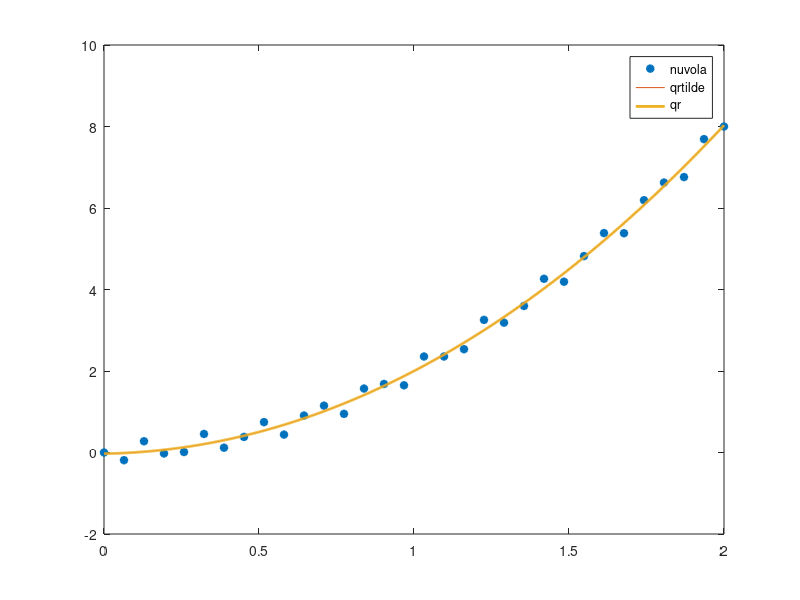

This chart was generated by the following MATLAB code: (Note: this script raises an error after producing the figure.)
clc
clear all
close all

%% ESERCIZIO 1
% Matrice di Vandermonde:
% M=[x(i)^n x(i)^n-1 ... x(i) 1] i=0,...,m [Matrice (m+1)x(n+1)]
% c=[c(i)] i=n,n-1,...,0 (nx1)
% y=[y(i)] i=0,...,m (mx1)
% Mc=y (m+1)x(n+1) * (n+1)x1 = (m+1)x1
% nella trattazione useremo m+1 al posto di m perché ordine m ->
% nell'elevare a potenza ciascuna componente x, considero anche 0,...,m
% quindi ho m+1 elevamenti a potenza

% a)
m=31;
x_nod=linspace(0,2,m+1); % linspace (inizio,fine,numPunti)
f= @(x) 2*x.^2+0.25*sin(20*pi*x);
plot(x_nod,f(x_nod),'*','LineWidth',2); % Aggiungendo '*' dico di stampare nuvola di punti senza collegamento

% b)
% vander restituisce la matrice di Vandermonde quadrata nxn, dove
% le colonne del vettore sono x(i)^(n-j) j=0,...,n (definita come riga 6)
V=vander(x_nod)
% La matrice avrà dimensione (m+1)x(m+1)
V
size(V)
% Esempio con 4 elementi
% Dobbiamo costruire la matrice di Vandermonde nel caso n=3
n=3
% così restituisce una 32x32, ma noi vogliamo solo fino grado 3 (quindi ultime 4 colonne)
% PASSAGGIO AI MINIMI QUADRATI: voglio passare da (m+1)x(m+1) -> ad (m+1)x(n+1) (così avrò grado massimo 3)
M=V(:,m+1-n:m+1) % si prendono soltanto le ULTIME 4 colonne (così arrivo fino all'esponente 3)
size(M) % infatti è una 32x4
y_nod=f(x_nod)';

% M è di vandermonde -> M'*M s.d.p.
% c_3,c_2,c_1,c_0 ordinate dal grado massimo al grado minimo c=4x1
% RISOLUZIONE MINIMI QUADRATI: Mc=y -> (M'*M)\(M'*y)
c_backslash=M\y_nod
c_normali= (M'*M)\(M'*y_nod)

err_normali=norm(c_backslash-c_normali,inf)

cond(M)
cond(M'*M)
% mal condizionato se faccio M'*M: non conviene, soprattutto se n=10
% Il condizionamento di M'*M è troppo alto. Cambiamo strategia.

% c)
r=rank(M) % fondamentale che il rango sia massimo: r=n+1=4

% FATTORIZZAZIONE QR (computazionalmente migliore)
% DECOMPOSIZIONE QR "CLASSICA" ([Q,R]=qr(M))
% -> Q (m+1)x(m+1) ortogonale (tutti i vettori sono ortogonali tra loro, vedi
% prodotto scalare tra righe e colonne deve venire zero) e Q^-1=Q'
% -> R (m+1)x(n+1) trapezoidale superiore, tutti zeri dalla riga n+2 in giu
% DECOMPOSIZIONE QR RIDOTTA ([QTilde,RTilde]=qr(M,0)
% -> Qtilde (m+1)x(n+1) ortogonale
% -> Rtilde (n+1)x(n+1) quadrata triangolare superiore

%inv(M) % non si può trovare se non è quadrata
Minv=pinv(M) % inversa per le matrici rettangolari
norm(M)*norm(pinv(M))
cond(M)
[Q,R]=qr(M)
c_qr=R\(Q'*y_nod);
[QTilde,RTilde]=qr(M,0)
c_qrtilde=RTilde\(QTilde'*y_nod)
norm(c_qr-c_normali) % coefficienti sono comparabili a meno di un errore trascurabile (a meno che n=10)
% scopo: risolvere M*c=y
c_backslash=M\y_nod
err_qr=norm(c_qr-c_backslash,inf)
% Backslash > Fattorizzazione QR (Normale/Ridotta)

% d)
% confrontiamo graficamente metodo QR classico e metodo QR ridotto
x_dis=linspace(0,2,1000);
y_qr=polyval(c_qr,x_dis);
y_normali=polyval(c_qrtilde,x_dis)
% y_qrtilde=polyval(c_qrtilde,x_dis); % identici y_qr ed y_qrtilde: prenderò y_qr come riferimento

hold on
plot(x_dis,y_normali,x_dis,y_qr,'LineWidth',2);
legend('nuvola','qrtilde','qr')
err=norm(y_normali-y_qr,inf)
%% MS Forms
x_nod=linspace(0,2,m+1);
M=vander(x_nod)
eig(M)
min(eig(M))
abs(min(eig(M))) 
% A sdp
%% ESERCIZIO 2
% a)
xx=linspace(-1.5,1.5,1000);
yy=myforce(xx);
plot(xx,yy,'LineWidth',2)
% b) ... (FEM)

%% ESERCIZIO 3
clear all
clc
close all
f=@(x) sin(2*pi*x);
a=-1;
b=1;
xx=linspace(a,b,500);
yy=f(xx);
plot(xx,yy,'LineWidth',2);
hold on
% a)
n=20;
x_i=linspace(a,b,n+1);
plot(x_i,f(x_i),'LineWidth',2);
y_i=f(x_i);
P=polyfit(x_i,y_i,n);
P_y=polyval(P,xx);
Vq=interp1(x_i,y_i,xx)
plot(xx,P_y,'LineWidth',2);
legend('f','nodi','Pol');
% b)
e_max=norm(yy-P_y,inf)
% c)
delta=1e-2*rand(n+1,1);
y_i_tilde=(y_i)'+delta
P_tilde=polyfit(x_i,y_i_tilde,n);
P_y_tilde=polyval(P_tilde,xx);
plot(xx,P_y_tilde,'LineWidth',2);
legend('f','nodi','Pol','Pol_t');
% d)
e_max_tilde=norm(yy-P_y_tilde,inf)
% e)

figure 
somma_PhiX=0; 
for i=1:n+1
    znod=zeros(n+1,1); % vale zero su tutti i nodi
    znod(i)=1; % vale 1 nel nodo i-esimo 
    Phi_i=polyfit(x_i,znod,n); % calcolo i coeff. del polinomio 
    PhiX=polyval(Phi_i,xx); % lo valuto in X
    somma_PhiX=somma_PhiX+abs(PhiX); % somme parziali %
    % rappresento graficamente i polinomi:
    plot(x_i,znod,'*r',xx,PhiX,'LineWidth',2) 
    axis([-1 1 -5 5])
    pause(0.1)
end
%
% calcolo Lambda come il max delle somme 
Lambda_n=max(somma_PhiX)
% Calcolo anche le altre grandezze della stima teorica 
ErrP=norm(P_y-P_y_tilde,inf)
dy=norm(y_i-y_i_tilde,inf)
% verifico la stima
ErrP<=Lambda_n*dy
% MSForms
ErrMSForms=10^-2/Lambda_n

%% ESERCIZIO 4
clc
clear all
close all
n=8;
xi=[0.1800 0.3000 0.5000 0.6000 0.7200 0.7500 0.8000 0.9000 1.0000]';
yi=[0.0005 0.0010 0.0013 0.0015 0.0020 0.0045 0.0060 0.0070 0.0085]';
plot(xi,yi,'o');
hold on
xx=linspace(0.18,1,1000);
% Interpolazione polinomiale
P=polyfit(xi,yi,n);
y_pol=polyval(P,xx);
plot(xx,y_pol,'LineWidth',2);
% Interpolazione composita lineare
y_interp=interp1(xi,yi,xx);
plot(xx,y_interp,'LineWidth',2);
% Approssimazione nel senso dei minimi quadrati
V=vander(xi);
m=8
% Grado 1
nn=1;
M1=V(:,m+1-nn:m+1);
c_gr1=M1\yi;
% Grado 2
nn=2;
M2=V(:,m+1-nn:m+1);
c_gr2=M2\yi;
% Grado 4
nn=4;
M4=V(:,m+1-nn:m+1);
c_gr4=M4\yi
y_mq4=polyval(c_gr4,xx);
%plot(xx,y_mq4,'LineWidth',2);

% Metodo alternativo per grado 4: di fatti polyfit con grado 4 <-> sistema mq di grado 4
P4=polyfit(xi,yi,4);
y_mq4alt=polyval(P4,xx);
plot(xx,y_mq4alt,'LineWidth',2);
legend('nuvola','pol','interp comp','mq4');

% σ=0.400
y_pol_400=polyval(P,0.400) % Lagrange
y_interp_400=interp1(xi,yi,0.400) % Comp Lineare
y_mq4_400=polyval(c_gr4,0.400) % Minimi Quadrati
y_mq4alt_400=polyval(P4,0.4) % Minimi Quadrati alternativo (più semplice)

% σ=0.650
y_pol_650=polyval(P,0.650) % Lagrange
y_interp_650=interp1(xi,yi,0.650) % Comp Lineare
y_mq4_650=polyval(c_gr4,0.650) % Minimi Quadrati
y_mq4alt_650=polyval(P4,0.65) % Minimi Quadrati alternativo (più semplice)